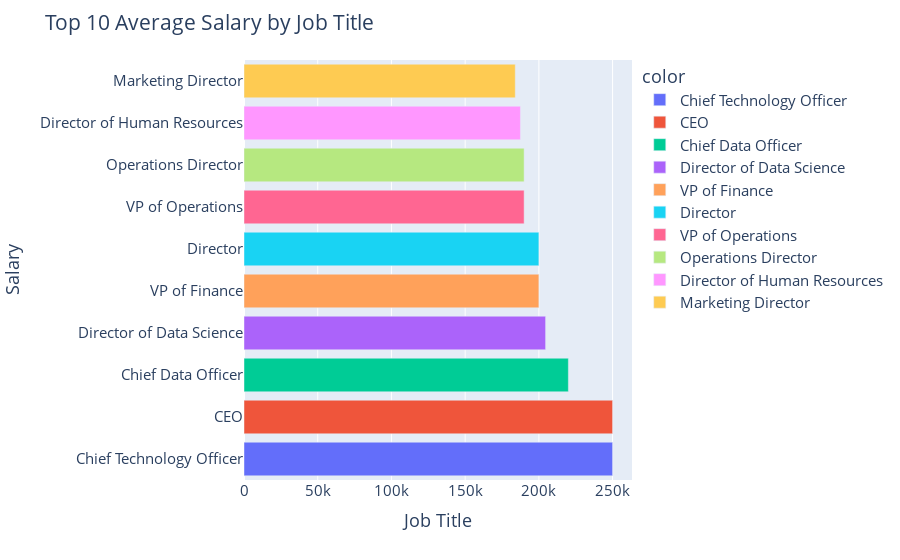

The cell this chart's notebook holds for it:
### Code cell
fig= px.bar(y=avg_salary_1['Job Title'], x=avg_salary_1['Salary'], color=avg_salary_1['Job Title'], )
fig.update_layout(title='Top 10 Average Salary by Job Title',
                    yaxis_title='Salary',
                    xaxis_title='Job Title', font_size=15)
fig.show()

### Figure 1 — Plotly figure (JSON) as saved in the notebook; plotly's stock layout.template omitted (floating-point values rounded to 4 significant figures)
{"data": [{"alignmentgroup": "True", "hovertemplate": "color=Chief Technology Officer<br>x=%{x}<br>y=%{y}<extra></extra>", "legendgroup": "Chief Technology Officer", "marker": {"color": "#636efa", "pattern": {"shape": ""}}, "name": "Chief Technology Officer", "offsetgroup": "Chief Technology Officer", "orientation": "h", "showlegend": true, "textposition": "auto", "type": "bar", "x": [250000], "xaxis": "x", "y": ["Chief Technology Officer"], "yaxis": "y"}, {"alignmentgroup": "True", "hovertemplate": "color=CEO<br>x=%{x}<br>y=%{y}<extra></extra>", "legendgroup": "CEO", "marker": {"color": "#EF553B", "pattern": {"shape": ""}}, "name": "CEO", "offsetgroup": "CEO", "orientation": "h", "showlegend": true, "textposition": "auto", "type": "bar", "x": [250000], "xaxis": "x", "y": ["CEO"], "yaxis": "y"}, {"alignmentgroup": "True", "hovertemplate": "color=Chief Data Officer<br>x=%{x}<br>y=%{y}<extra></extra>", "legendgroup": "Chief Data Officer", "marker": {"color": "#00cc96", "pattern": {"shape": ""}}, "name": "Chief Data Officer", "offsetgroup": "Chief Data Officer", "orientation": "h", "showlegend": true, "textposition": "auto", "type": "bar", "x": [220000], "xaxis": "x", "y": ["Chief Data Officer"], "yaxis": "y"}, {"alignmentgroup": "True", "hovertemplate": "color=Director of Data Science<br>x=%{x}<br>y=%{y}<extra></extra>", "legendgroup": "Director of Data Science", "marker": {"color": "#ab63fa", "pattern": {"shape": ""}}, "name": "Director of Data Science", "offsetgroup": "Director of Data Science", "orientation": "h", "showlegend": true, "textposition": "auto", "type": "bar", "x": [204600.0], "xaxis": "x", "y": ["Director of Data Science"], "yaxis": "y"}, {"alignmentgroup": "True", "hovertemplate": "color=VP of Finance<br>x=%{x}<br>y=%{y}<extra></extra>", "legendgroup": "VP of Finance", "marker": {"color": "#FFA15A", "pattern": {"shape": ""}}, "name": "VP of Finance", "offsetgroup": "VP of Finance", "orientation": "h", "showlegend": true, "textposition": "auto", "type": "bar", "x": [200000], "xaxis": "x", "y": ["VP of Finance"], "yaxis": "y"}, {"alignmentgroup": "True", "hovertemplate": "color=Director<br>x=%{x}<br>y=%{y}<extra></extra>", "legendgroup": "Director", "marker": {"color": "#19d3f3", "pattern": {"shape": ""}}, "name": "Director", "offsetgroup": "Director", "orientation": "h", "showlegend": true, "textposition": "auto", "type": "bar", "x": [200000], "xaxis": "x", "y": ["Director"], "yaxis": "y"}, {"alignmentgroup": "True", "hovertemplate": "color=VP of Operations<br>x=%{x}<br>y=%{y}<extra></extra>", "legendgroup": "VP of Operations", "marker": {"color": "#FF6692", "pattern": {"shape": ""}}, "name": "VP of Operations", "offsetgroup": "VP of Operations", "orientation": "h", "showlegend": true, "textposition": "auto", "type": "bar", "x": [190000], "xaxis": "x", "y": ["VP of Operations"], "yaxis": "y"}, {"alignmentgroup": "True", "hovertemplate": "color=Operations Director<br>x=%{x}<br>y=%{y}<extra></extra>", "legendgroup": "Operations Director", "marker": {"color": "#B6E880", "pattern": {"shape": ""}}, "name": "Operations Director", "offsetgroup": "Operations Director", "orientation": "h", "showlegend": true, "textposition": "auto", "type": "bar", "x": [190000], "xaxis": "x", "y": ["Operations Director"], "yaxis": "y"}, {"alignmentgroup": "True", "hovertemplate": "color=Director of Human Resources<br>x=%{x}<br>y=%{y}<extra></extra>", "legendgroup": "Director of Human Resources", "marker": {"color": "#FF97FF", "pattern": {"shape": ""}}, "name": "Director of Human Resources", "offsetgroup": "Director of Human Resources", "orientation": "h", "showlegend": true, "textposition": "auto", "type": "bar", "x": [187500], "xaxis": "x", "y": ["Director of Human Resources"], "yaxis": "y"}, {"alignmentgroup": "True", "hovertemplate": "color=Marketing Director<br>x=%{x}<br>y=%{y}<extra></extra>", "legendgroup": "Marketing Director", "marker": {"color": "#FECB52", "pattern": {"shape": ""}}, "name": "Marketing Director", "offsetgroup": "Marketing Director", "orientation": "h", "showlegend": true, "textposition": "auto", "type": "bar", "x": [184000.0], "xaxis": "x", "y": ["Marketing Director"], "yaxis": "y"}], "layout": {"barmode": "relative", "font": {"size": 15}, "legend": {"title": {"text": "color"}, "tracegroupgap": 0}, "margin": {"t": 60}, "title": {"text": "Top 10 Average Salary by Job Title"}, "xaxis": {"anchor": "y", "domain": [0, 1], "title": {"text": "Job Title"}}, "yaxis": {"anchor": "x", "domain": [0, 1], "title": {"text": "Salary"}}}}
